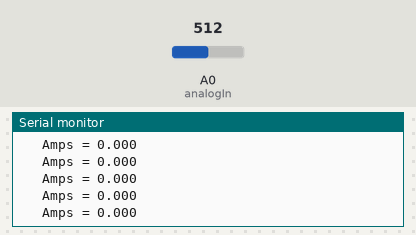
A sketch run on a simulated Arduino Uno, built with avr-gcc and run on an emulated ATmega328P. Parts: the last lines printed to the serial monitor. The test bench sets the inputs (shaded band); at power-on: A0 (analogIn) = 512.

Above: at 1.2 s.
1.3 s: A0 (analogIn) set to 707
At 2.0 s:
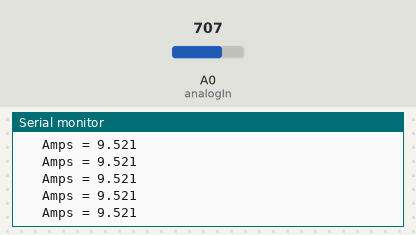
4.3 s: A0 (analogIn) set to 729
At 5.3 s:
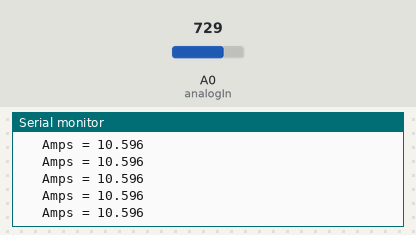
Timing chart, 0 to 7.3 s (numbered marks = the images above; inputs shaded):
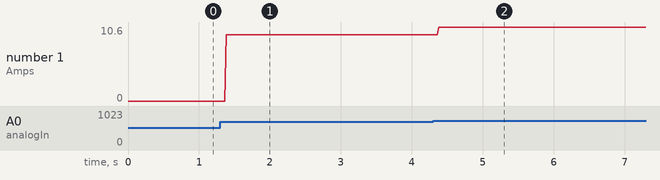

The sketch:

current_sensor.ino
```cpp
/*
Measuring Current Using ACS712
*/
const int analogIn = A0;
int mVperAmp = 100; // use 100 for 20A Module and 66 for 30A Module
int RawValue= 0;
int ACSoffset = 2500;
double Voltage = 0;
double Amps = 0;

void setup(){
 Serial.begin(9600);
}

void loop(){

 RawValue = analogRead(analogIn);
 Voltage = (RawValue / 1024.0) * 5000; // Gets you mV
 Amps = ((Voltage - ACSoffset) / mVperAmp);


 Serial.print("\t Amps = "); // shows the voltage measured
 Serial.println(Amps,3); // the '3' after voltage allows you to display 3 digits after decimal point


}
```

Measured:
- after the input at 1.3 s, the serial monitor: prints a new line after 0.08 s (image 1)
- after the input at 4.3 s, the serial monitor: prints a new line after 0.08 s (image 2)
- plotted number 1: 0 → 9.52 after the input at 1.3 s, 9.52 → 10.6 after the input at 4.3 s
